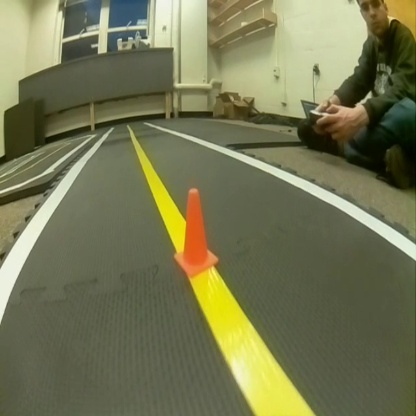
#> input picture object-detection/solution/duckietown_dataset/images/real_0.jpg, 416 x 416 px
$ python -i visual_servoing_activity.py   (imports and definitions only)   (older library calls are emulated)
#> lines starting #> are read from the running program, lines starting #| are printed output that depends on the picture; after the words box and inside, x2 and y2 are one past the last pixel; in counts of white or black regions, pixels touching at a corner belong together
#!/usr/bin/env python
# coding: utf-8

# In[18]:


# The function written in this cell will actually be ran on your robot (sim or real).
# Put together the steps above and write your DeltaPhi function!
# DO NOT CHANGE THE NAME OF THIS FUNCTION, INPUTS OR OUTPUTS, OR THINGS WILL BREAK

import cv2
import numpy as np


def get_steer_matrix_left_lane_markings(shape, image):

    """
        Args:
            shape: The shape of the steer matrix (tuple of ints)
        Return:
            steer_matrix_left_lane: The steering (angular rate) matrix for Braitenberg-like control
                                    using the masked left lane markings (numpy.ndarray)
    """

    img = cv2.cvtColor(image, cv2.COLOR_BGR2GRAY)
    sigma = 1
    img_gaussian_filter = cv2.GaussianBlur(img,(0,0), sigma)
    mask_ground = np.ones((image.shape[0], image.shape[1]), dtype=np.uint8)
    sobelx = cv2.Sobel(img_gaussian_filter,cv2.CV_64F,1,0)
    sobely = cv2.Sobel(img_gaussian_filter,cv2.CV_64F,0,1)
    Gmag = np.sqrt(sobelx*sobelx + sobely*sobely)
    mask_mag = (Gmag > 250)

    mask_left = np.ones((image.shape[0], image.shape[1]))
    width = img.shape[1]
    mask_left[:,int(np.floor(width/2)):width + 1] = 0

    mask_sobelx_neg = (sobelx < 0)
    mask_sobely_neg = (sobely < 0)

#     white_lower_hsv = np.array([0, 0, 150])
#     white_upper_hsv = np.array([179, 40, 254])
    yellow_lower_hsv = np.array([10, 0, 170])
    yellow_upper_hsv = np.array([35, 254, 220])
    imghsv = cv2.cvtColor(image, cv2.COLOR_BGR2HSV)
#     mask_white = cv2.inRange(imghsv, white_lower_hsv, white_upper_hsv)
    mask_yellow = cv2.inRange(imghsv, yellow_lower_hsv, yellow_upper_hsv)
# [6 lines of commented-out code are left out]
    steer_matrix_left_lane = mask_ground * mask_left * mask_mag * mask_sobelx_neg * mask_sobely_neg * mask_yellow


    return steer_matrix_left_lane


# In[34]:


# The function written in this cell will actually be ran on your robot (sim or real).
# Put together the steps above and write your DeltaPhi function!
# DO NOT CHANGE THE NAME OF THIS FUNCTION, INPUTS OR OUTPUTS, OR THINGS WILL BREAK


def get_steer_matrix_right_lane_markings(shape, image):
    """
        Args:
            shape: The shape of the steer matrix (tuple of ints)
        Return:
            steer_matrix_right_lane: The steering (angular rate) matrix for Braitenberg-like control
                                     using the masked right lane markings (numpy.ndarray)
    """
    img = cv2.cvtColor(image, cv2.COLOR_BGR2GRAY)
    sigma = 1
    img_gaussian_filter = cv2.GaussianBlur(img,(0,0), sigma)
    mask_ground = np.ones((image.shape[0], image.shape[1]), dtype=np.uint8)
    sobelx = cv2.Sobel(img_gaussian_filter,cv2.CV_64F,1,0)
    sobely = cv2.Sobel(img_gaussian_filter,cv2.CV_64F,0,1)
    Gmag = np.sqrt(sobelx*sobelx + sobely*sobely)
    mask_mag = (Gmag > 250)

    mask_right = np.ones((image.shape[0], image.shape[1]))
    width = img.shape[1]
    mask_right[:,0:int(np.floor(width/2))] = 0
    mask_sobelx_pos = (sobelx > 0)
    mask_sobely_neg = (sobely < 0)

    white_lower_hsv = np.array([0, 0, 150])
    white_upper_hsv = np.array([179, 40, 254])
    imghsv = cv2.cvtColor(image, cv2.COLOR_BGR2HSV)
    mask_white = cv2.inRange(imghsv, white_lower_hsv, white_upper_hsv)

# [5 lines of commented-out code are left out]
    steer_matrix_right_lane = mask_ground * mask_right * mask_mag * mask_sobelx_pos * mask_sobely_neg * mask_white

    return steer_matrix_right_lane


# In[28]:


# The function written in this cell will actually be ran on your robot (sim or real).
# Put together the steps above and write your DeltaPhi function!
# DO NOT CHANGE THE NAME OF THIS FUNCTION, INPUTS OR OUTPUTS, OR THINGS WILL BREAK

import cv2
import numpy as np


def detect_lane_markings(image):
    """
        Args:
            image: An image from the robot's camera in the BGR color space (numpy.ndarray)
        Return:
            left_masked_img:   Masked image for the dashed-yellow line (numpy.ndarray)
            right_masked_img:  Masked image for the solid-white line (numpy.ndarray)
    """

    h, w, _ = image.shape

    mask_left_edge = get_steer_matrix_left_lane_markings((h, w), image)
    mask_right_edge = get_steer_matrix_right_lane_markings((h, w), image)

    return (mask_left_edge, mask_right_edge)

>>> import cv2
>>> picture = cv2.imread('../../../../../object-detection/solution/duckietown_dataset/images/real_0.jpg')
#> picture is the input picture: shape (416, 416, 3); mean B, G, R 83.7, 118.6, 117.5
>>> result = detect_lane_markings(picture)
#> in get_steer_matrix_left_lane_markings, `img = cv2.cvtColor(image, cv2.COLOR_BGR2GRAY)`:
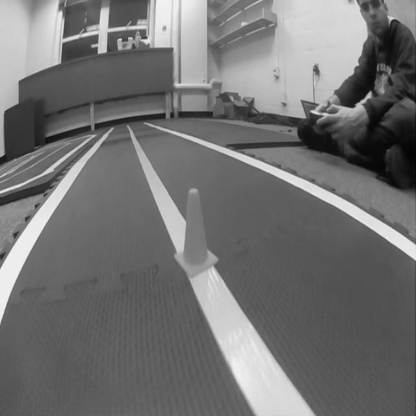
#> img: shape (416, 416); min 2, max 244, mean 114.3
#> in get_steer_matrix_left_lane_markings, `sobely = cv2.Sobel(img_gaussian_filter,cv2.CV_64F,0,1)`:
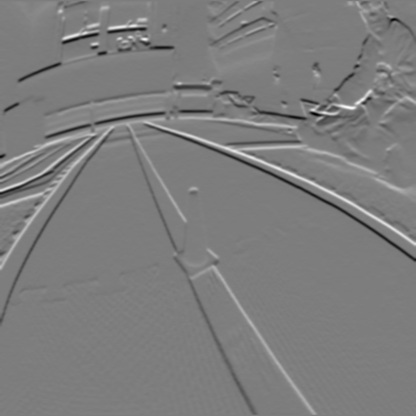
#> sobely: shape (416, 416) float64; min -375, max 385, mean -0.8; drawn with min black and max white
#> in get_steer_matrix_left_lane_markings, `mask_mag = (Gmag > 250)`:
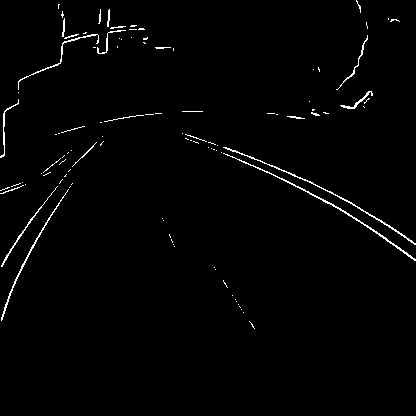
#> mask_mag: shape (416, 416) bool; 1.4% white in thin lines or dots, all inside (x1, y1, x2, y2) = (0, 0, 416, 329)
#> in get_steer_matrix_left_lane_markings, `mask_sobelx_neg = (sobelx < 0)`:
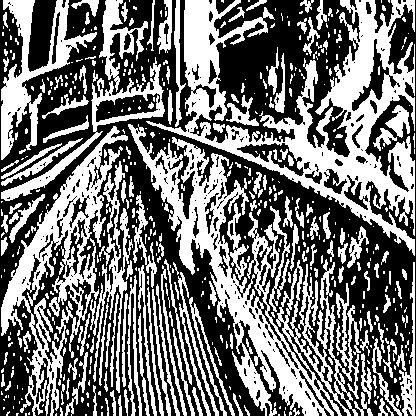
#> mask_sobelx_neg: shape (416, 416) bool; 45.2% white; 524 white regions (355 under 20 px), largest, box (x1, y1, x2, y2) and area: (146, 0, 415, 256) 19167, (128, 124, 361, 416) 16213, (1, 126, 128, 416) 9017
#> in get_steer_matrix_left_lane_markings, `mask_sobely_neg = (sobely < 0)`:
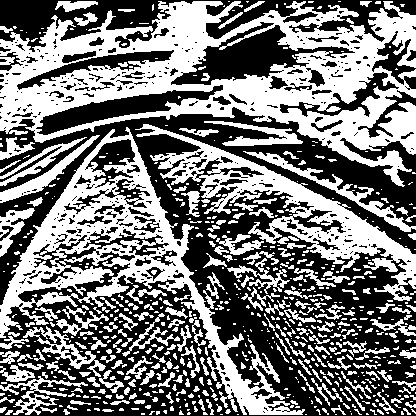
#> mask_sobely_neg: shape (416, 416) bool; 47.2% white; 676 white regions (435 under 20 px), largest, box (x1, y1, x2, y2) and area: (0, 1, 416, 187) 30963, (0, 127, 305, 415) 16656, (135, 124, 416, 301) 9368
#> in get_steer_matrix_left_lane_markings, `imghsv = cv2.cvtColor(image, cv2.COLOR_BGR2HSV)`: imghsv: shape (416, 416, 3); mean H, S, V 33.9, 82.7, 121.2
#> in get_steer_matrix_left_lane_markings, `mask_yellow = cv2.inRange(imghsv, yellow_lower_hsv, yellow_upper_hsv)`: mask_yellow: shape (416, 416); 11.7% white; 150 white regions (125 under 20 px), largest, box (x1, y1, x2, y2) and area: (146, 0, 371, 120) 11647, (0, 0, 77, 156) 4587, (129, 128, 195, 256) 855
#> in get_steer_matrix_left_lane_markings, `steer_matrix_left_lane = mask_ground * mask_left * mask_mag * mask_sob..`: steer_matrix_left_lane: shape (416, 416) float64; 0.09% white in thin lines or dots, all inside (x1, y1, x2, y2) = (1, 4, 107, 311)
#> in get_steer_matrix_right_lane_markings, `mask_sobelx_pos = (sobelx > 0)`:
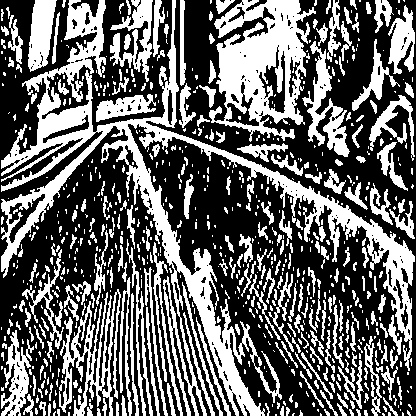
#> mask_sobelx_pos: shape (416, 416) bool; 40% white; 733 white regions (469 under 20 px), largest, box (x1, y1, x2, y2) and area: (1, 0, 415, 416) 22710, (209, 0, 316, 142) 7979, (59, 289, 121, 416) 2862
#> in get_steer_matrix_right_lane_markings, `mask_white = cv2.inRange(imghsv, white_lower_hsv, white_upper_hsv)`: mask_white: shape (416, 416); 4.2% white; 25 white regions (15 under 20 px), largest, box (x1, y1, x2, y2) and area: (0, 128, 113, 324) 2540, (146, 123, 416, 261) 2437, (108, 0, 207, 34) 1390
#> in get_steer_matrix_right_lane_markings, `steer_matrix_right_lane = mask_ground * mask_right * mask_mag * mask_s..`:
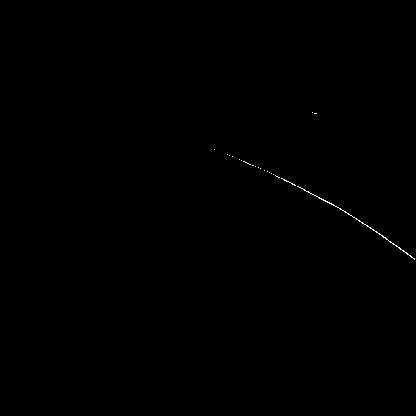
#> steer_matrix_right_lane: shape (416, 416) float64; 0.12% white in thin lines or dots, all inside (x1, y1, x2, y2) = (214, 112, 415, 260)
